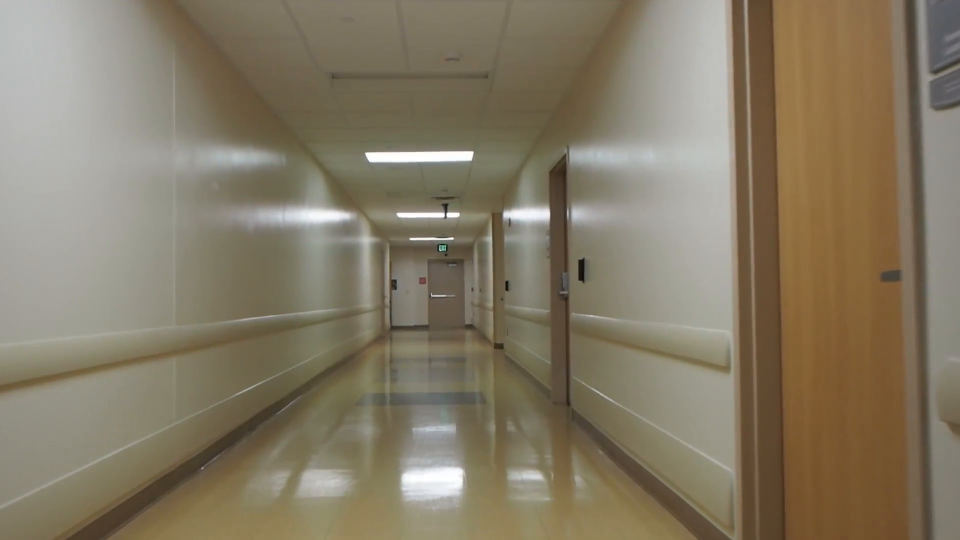
#> input picture hallway.jpg, 1920 x 1080 px (shown at 1/2 size)
$ python ocv.py
#> lines starting #> are read from the running program, lines starting #| are printed output that depends on the picture; long printed decimals are rounded
import cv2 as cv
import numpy as np

img = cv.imread('hallway.jpg')
#> img is the input picture: shape (1080, 1920, 3); mean B, G, R 101, 121.9, 132.4


scale_percent = 40 # percent of original size
width = int(img.shape[1] * scale_percent / 100)
#> width = 768
height = int(img.shape[0] * scale_percent / 100)
#> height = 432
dim = (width, height)
#> dim = (768, 432)
# resize image
frame = cv.resize(img, dim, interpolation = cv.INTER_AREA)
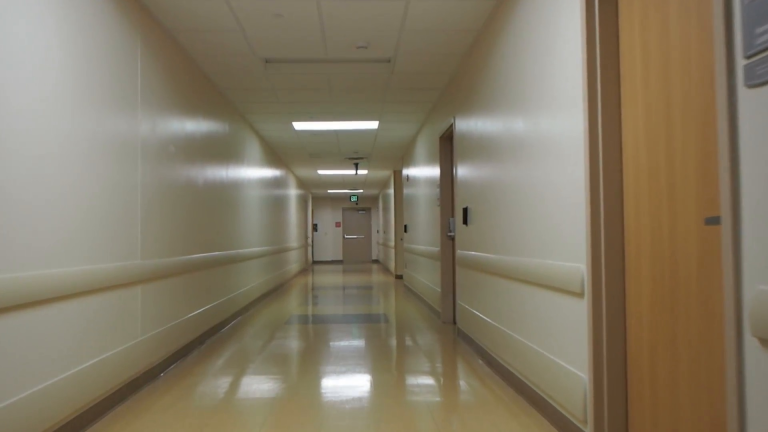
#> frame: shape (432, 768, 3); mean B, G, R 101, 121.9, 132.4

gray = cv.cvtColor(frame, cv.COLOR_BGR2GRAY)
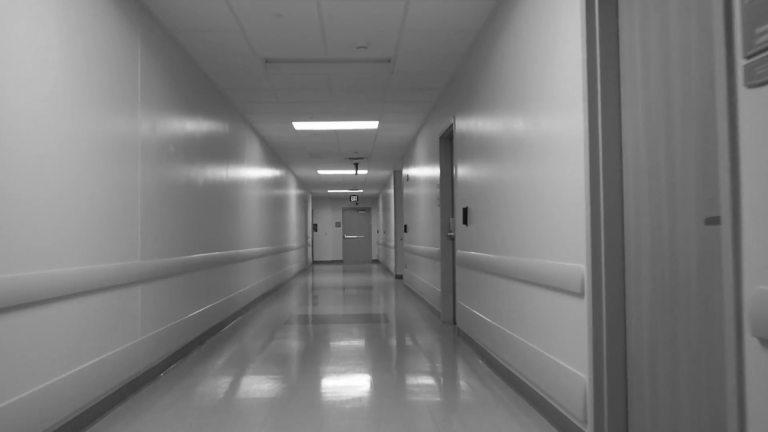
#> gray: shape (432, 768); min 14, max 255, mean 122.7
blur = cv.GaussianBlur(gray, (5,5), 0)
can = cv.Canny(blur, 35,100)
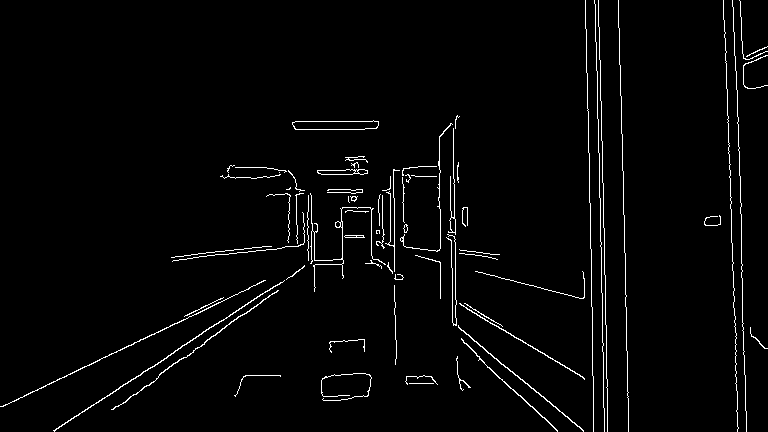
#> can: shape (432, 768); 2.5% white in thin lines or dots
lines = cv.HoughLinesP(can, 2, np.pi/180, 100, np.array([]), minLineLength=50, maxLineGap=10)
#> lines = 35 rows, first 6: [591, 249, 592, 362], [53, 430, 201, 334], [601, 280, 604, 431], [730, 182, 737, 409], [732, 0, 735, 70], [604, 228, 607, 431]

line_overlay = np.zeros_like(frame)
for line in lines:
	x1, y1, x2, y2 = line.reshape(4)
	a = (y2 - y1) / (x2 - x1)
	a = np.sinh(a)/np.cosh(a)
	if a != 'inf':
		if a != '-inf':
			if not (-0.3 <= a <= 0.3):
				if(-0.7 <= a <= 0.7):

					cv.line(line_overlay, (x1, y1), (x2, y2), (0, 255, 00), 3)
					print(a)
#> this loop made 35 passes
#> (x1, y1, x2, y2, a) on passes 1 to 12: (591, 249, 592, 362, 1), (53, 430, 201, 334, -0.571), (601, 280, 604, 431, 1), (730, 182, 737, 409, 1), (732, 0, 735, 70, 1), (604, 228, 607, 431, 1), (2, 406, 151, 334, -0.449), (622, 134, 623, 214, 1), (185, 357, 251, 308, -0.631), (452, 322, 577, 426, 0.682), (452, 124, 454, 218, 1), (741, 230, 742, 330, 1)
#| -0.5708
#| -0.4488
#| -0.6306
#| 0.6815
#| 0.5198
#| -0.4488
#| -0.5581
#| -0.6219
#> (further printed lines are left out)
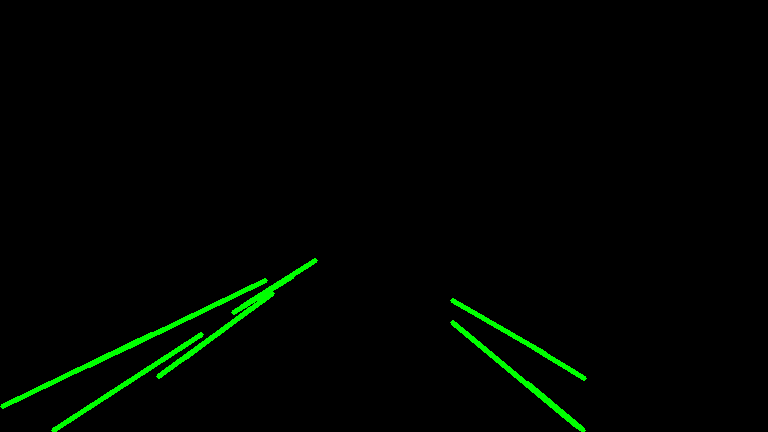
#> line_overlay: shape (432, 768, 3); mean of channels 0, 1, 2 0, 4.3, 0; drawn as B, G, R

combo = cv.addWeighted(frame, 0.8, line_overlay, 1.0, 1)
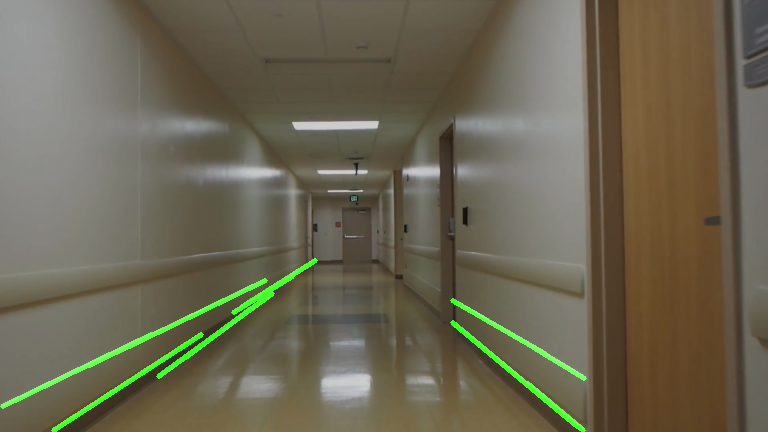
#> combo: shape (432, 768, 3); mean B, G, R 81.8, 101.4, 106.9
#cv.imshow('gray', frame)
cv.imshow('result', combo)

cv.waitKey(0)

#cap.release()
cv.destroyAllWindows()
